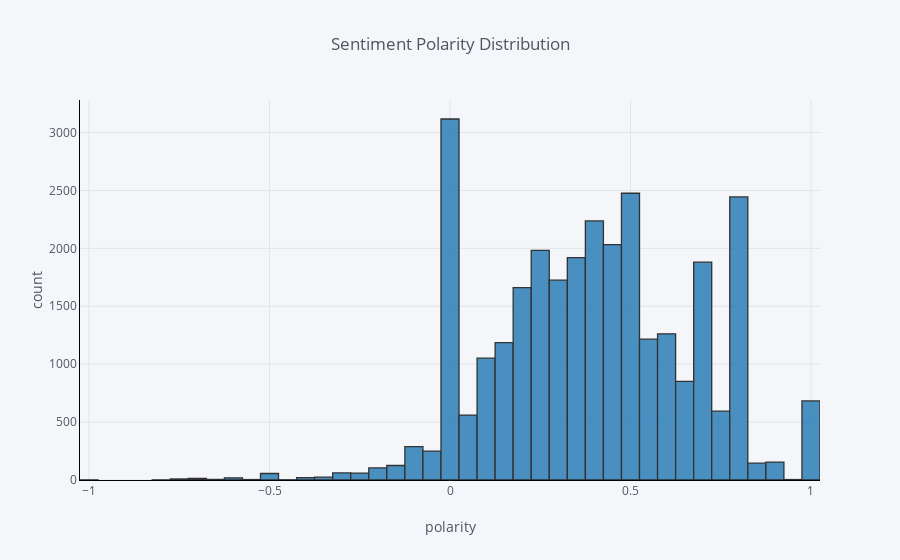

Notebook cell for this chart:
### Markdown cell above
##### Positive Ratings

### Code cell
cf.go_offline()

positiveRatings['sentiments'].iplot(
    kind='hist',
    bins=50,
    xTitle='polarity',
    theme='pearl',
    colorscale='plotly',
    linecolor='black',
    yTitle='count',
    title='Sentiment Polarity Distribution')

### Figure 1 — Plotly figure (JSON) as saved in the notebook; plotly's stock layout.template omitted (floating-point values rounded to 4 significant figures; data arrays with more than 128 entries replaced by an {"elided": "..."} marker saying what was removed)
{"data": [{"histfunc": "count", "histnorm": "", "marker": {"color": "rgba(31, 119, 180, 1.0)", "line": {"color": "#000000", "width": 1.3}}, "name": "sentiments", "nbinsx": 50, "opacity": 0.8, "orientation": "v", "type": "histogram", "uid": "0d7b48cf-d8ac-42b8-b778-61da8dc4157a", "x": {"elided": "30226 float values"}}], "layout": {"barmode": "overlay", "legend": {"bgcolor": "#F5F6F9", "font": {"color": "#4D5663"}}, "paper_bgcolor": "#F5F6F9", "plot_bgcolor": "#F5F6F9", "title": {"font": {"color": "#4D5663"}, "text": "Sentiment Polarity Distribution"}, "xaxis": {"gridcolor": "#E1E5ED", "linecolor": "black", "showgrid": true, "tickfont": {"color": "#4D5663"}, "title": {"font": {"color": "#4D5663"}, "text": "polarity"}, "zerolinecolor": "#E1E5ED"}, "yaxis": {"gridcolor": "#E1E5ED", "linecolor": "black", "showgrid": true, "tickfont": {"color": "#4D5663"}, "title": {"font": {"color": "#4D5663"}, "text": "count"}, "zerolinecolor": "#E1E5ED"}}}
